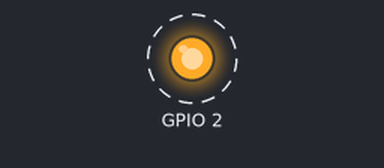
A program run on a simulated ESP32. Shown: output pins drawn as LEDs (lit = HIGH). Dashed ring = blinking. What the program prints to the serial monitor is not drawn.

Above: at 0.15 s.
Timing chart, 0 to 3.0 s (numbered marks = the images above):
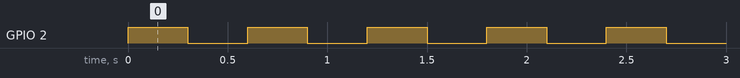

The program:

main.cpp
```cpp
#include <Arduino.h>
#include "freertos/FreeRTOS.h"
#include "freertos/task.h"

//*******Exemplo passagem de parâmetros para tasks FreeRTOS********//

#define LED2 2//led built_in do esp32
#define LED14 14

//Variavel para passar para o contador//
int valor = 150;

//Variavel de armazenamento do handle das tasks

TaskHandle_t task1handle = NULL;//inicializa o handle da task1 como NULL
TaskHandle_t task2handle = NULL;//inicializa o handle da task2 como NULL

//Protótipo das tasks

void vTask1 (void * pvParameters);
void vTask2 (void * pvParameters);


void setup()
{
  // put your setup code here, to run once:
  Serial.begin(9600);

  //Inializamos as tarefas aqui para que o sistema inicie e a primeira coisa que ele faça é inicializar
  xTaskCreate(vTask1, "Task1", configMINIMAL_STACK_SIZE, (void*)LED2, 1, &task1handle);// usamos ponteiro pra void e apontamos para a variavel que vamos querer passar para task
  xTaskCreate(vTask2, "Task1", configMINIMAL_STACK_SIZE + 1024, (void*)valor, 2, &task2handle);// da mesma forma que o anterior, passamos o valor inicial de contagem para a task

}

void loop()
{
  vTaskDelay(1000);
}

void vTask1(void *pvParameters)//tarefa 1 faz um blink no led da placa
{
  int pin = (int)pvParameters;// pega um valor dos parametros que foram passados, no caso qual led vai piscar
  pinMode(pin , OUTPUT);
  for(;;)
  {
    digitalWrite(pin, !digitalRead(pin));//inverte o sinal do led
    vTaskDelay(pdMS_TO_TICKS(300));
  }
}

void vTask2(void *pvParameters)// imprime na serial um contador de segundos
{
  int valor = (int)pvParameters;// pega a variavel que foi passada
  int contador = valor;// podemos fazer apenas int contador =(int)pvParameters;
  for(;;)
  {
    Serial.println("Task 2:" + String(contador++));
    vTaskDelay(pdMS_TO_TICKS(1000));
  }

}
```

Measured:
- by itself, GPIO 2: alternates HIGH for 0.30 s and LOW for 0.30 s
